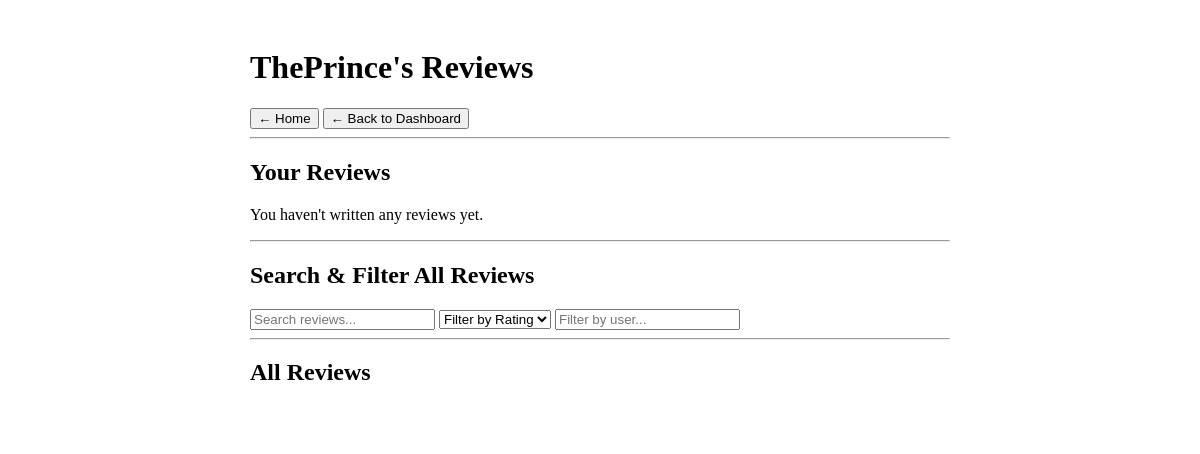
Page /lists (signed in) on the earlier database version.
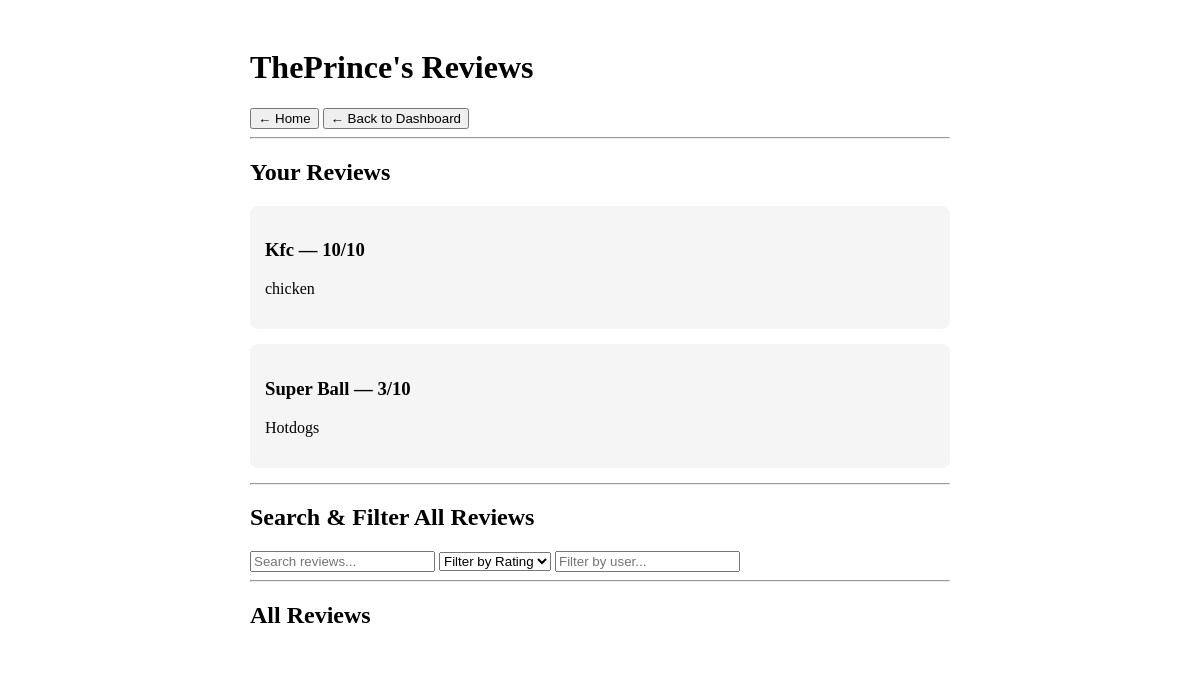
Same page on the later database version.
### models.py (models this page shows)
class User(db.Model):
    id = db.Column(db.Integer, primary_key=True)
    username = db.Column(db.String(80), unique=True, nullable=False)
    password = db.Column(db.String(200), nullable=False)
    nickname = db.Column(db.String(80), nullable=True)

class Review(db.Model):
    id = db.Column(db.Integer, primary_key=True)
    username = db.Column(db.String(80), nullable=False)
    title = db.Column(db.String(120), nullable=False)
    content = db.Column(db.Text, nullable=False)
    rating = db.Column(db.Integer, nullable=False)

### app.py (the view)
@app.route('/lists')
def lists():
    if 'user_id' not in session:
        return redirect(url_for('login'))
    user = User.query.get(session['user_id'])
    display_name = user.nickname or user.username
    user_reviews = Review.query.filter_by(username=display_name).all()
    all_reviews = Review.query.all()
    return render_template(
        'lists.html',
        user=user,
        reviews=user_reviews,
        all_reviews=all_reviews
    )

### templates/lists.html (shortened to what this page needs)
<!DOCTYPE html>
<html>
<head>
    <link rel="stylesheet" href="{{ url_for('static', filename='css/lists.css') }}">
</head>
<body>
    <div class="lists-box">
        <h1>{{ user.nickname or user.username }}'s Reviews</h1>
        <button onclick="location.href='/'">← Home</button>
        <button onclick="location.href='/dashboard'">← Back to Dashboard</button>
        <hr>
        <h2>Your Reviews</h2>
        {% if reviews %}
            {% for review in reviews %}
                <div class="review-card">
                    <h3>{{ review.title }} — {{ review.rating }}/10</h3>
                    <p>{{ review.content }}</p>
                </div>
            {% endfor %}
        {% else %}
            <p>You haven't written any reviews yet.</p>
        {% endif %}
        <hr>
        <h2>Search & Filter All Reviews</h2>
        <form method="GET" action="/reviews" class="filters">
            <input type="text" name="search" placeholder="Search reviews...">
            <select name="rating">
                <option value="">Filter by Rating</option>
            </select>
            <input type="text" name="user" placeholder="Filter by user...">
        </form>
        <hr>
        <h2>All Reviews</h2>
    </div>
</body>
</html>

### Static/css/lists.css (style rules this page uses)
.lists-box { max-width: 700px; margin: 0 auto; padding: 20px; background: #ffffff; border-radius: 10px; overflow-x: hidden; }
.review-card { background: #f5f5f5; padding: 15px; margin-bottom: 15px; border-radius: 8px; word-wrap: break-word; overflow-wrap: break-word; }
body { overflow-x: hidden; }

Differences in the rows shown:
added Review: title "Kfc", rating "10", content "chicken"
added Review: title "Super Ball", rating "3", content "Hotdogs"
Other differences:
text no longer shown: "You haven't written any reviews yet."
